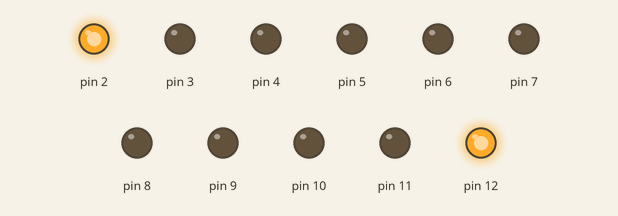
The sketch below on a simulated Arduino Uno, built with avr-gcc and run on an emulated ATmega328P. Shown: output pins drawn as LEDs (lit = HIGH).

Above: at 0.07 s.
At 0.52 s:
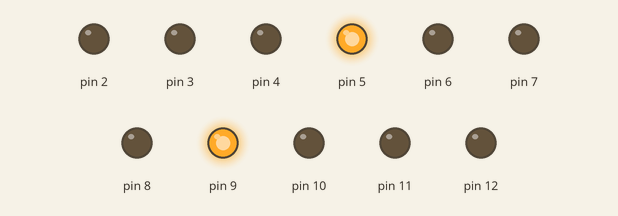
At 0.82 s:
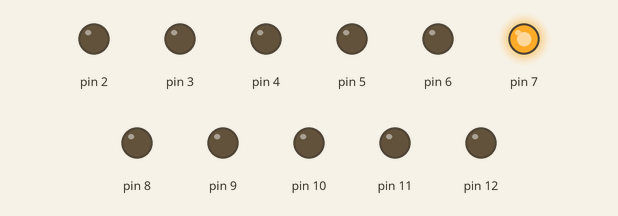
At 1.72 s:
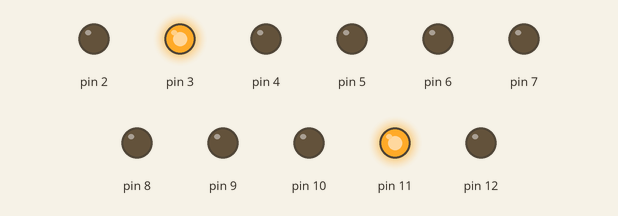
At 2.47 s:
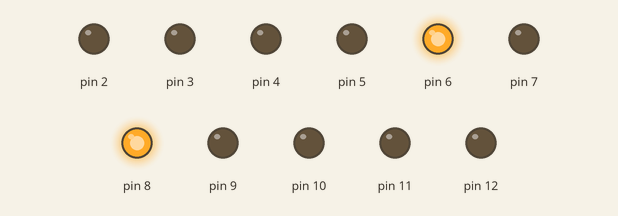
At 3.37 s:
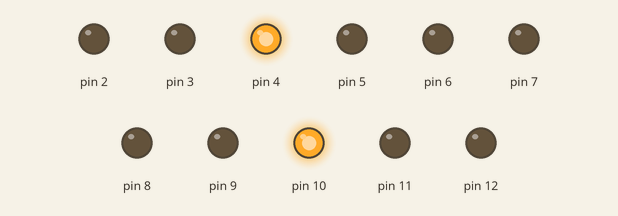
Timing chart, 0 to 3.7 s (numbered marks = the images above):
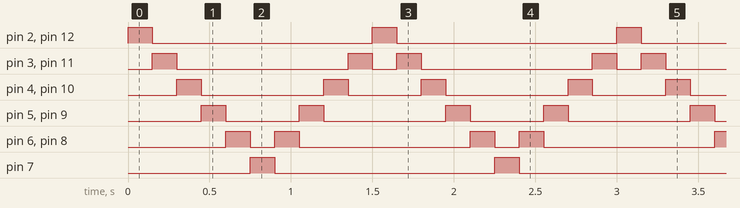

The sketch:

lab_exercise_1.2.ino
```cpp
void setup() {

  for (int pin = 2; pin <= 12; pin++) {
    pinMode(pin, OUTPUT);
  }
}

void loop() {

  for (int i = 0; i <= 5; i++) {
    int leftPin = 2 + i;
    int rightPin = 12 - i;


    digitalWrite(leftPin, HIGH);
    digitalWrite(rightPin, HIGH);
    delay(150);


    digitalWrite(leftPin, LOW);
    digitalWrite(rightPin, LOW);
  }


  for (int i = 4; i >= 1; i--) {
    int leftPin = 2 + i;
    int rightPin = 12 - i;

    digitalWrite(leftPin, HIGH);
    digitalWrite(rightPin, HIGH);
    delay(150);

    digitalWrite(leftPin, LOW);
    digitalWrite(rightPin, LOW);
  }


}
```

Measured:
- by itself, pin 2, pin 7, pin 12: alternates HIGH for 0.15 s and LOW for 1.4 s
- by itself, pin 3, pin 11: repeats every 1.5 s: LOW 1.1 s, HIGH 0.15 s, LOW 0.15 s, HIGH 0.15 s
- by itself, pin 4, pin 10: repeats every 1.5 s: LOW 0.75 s, HIGH 0.15 s, LOW 0.45 s, HIGH 0.15 s
- by itself, pin 5, pin 9: repeats every 1.5 s: LOW 0.45 s, HIGH 0.15 s, LOW 0.75 s, HIGH 0.15 s
- by itself, pin 6, pin 8: repeats every 1.5 s: LOW 0.15 s, HIGH 0.15 s, LOW 1.1 s, HIGH 0.15 s
